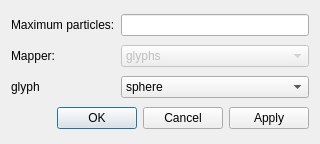
<?xml version="1.0" encoding="UTF-8"?>
<ui version="4.0">
 <class>Dialog</class>
 <widget class="QDialog" name="Dialog">
  <property name="geometry">
   <rect>
    <x>0</x>
    <y>0</y>
    <width>320</width>
    <height>144</height>
   </rect>
  </property>
  <property name="windowTitle">
   <string>Dialog</string>
  </property>
  <layout class="QGridLayout" name="gridLayout">
   <item row="3" column="0" colspan="2">
    <widget class="QDialogButtonBox" name="buttonBox">
     <property name="orientation">
      <enum>Qt::Horizontal</enum>
     </property>
     <property name="standardButtons">
      <set>QDialogButtonBox::Apply|QDialogButtonBox::Cancel|QDialogButtonBox::Ok</set>
     </property>
    </widget>
   </item>
   <item row="1" column="0">
    <widget class="QLabel" name="label_2">
     <property name="text">
      <string>Mapper:</string>
     </property>
    </widget>
   </item>
   <item row="1" column="1">
    <widget class="QComboBox" name="combobox_mapper">
     <property name="enabled">
      <bool>false</bool>
     </property>
     <item>
      <property name="text">
       <string>glyphs</string>
      </property>
     </item>
     <item>
      <property name="text">
       <string>point gaussian</string>
      </property>
     </item>
    </widget>
   </item>
   <item row="0" column="0">
    <widget class="QLabel" name="label">
     <property name="text">
      <string>Maximum particles:</string>
     </property>
    </widget>
   </item>
   <item row="0" column="1">
    <widget class="LineEdit" name="lineedit_maximum_particles"/>
   </item>
   <item row="2" column="0">
    <widget class="QLabel" name="label_3">
     <property name="text">
      <string>glyph</string>
     </property>
    </widget>
   </item>
   <item row="2" column="1">
    <widget class="QComboBox" name="combobox_glyph">
     <item>
      <property name="text">
       <string>sphere</string>
      </property>
     </item>
     <item>
      <property name="text">
       <string>cone</string>
      </property>
     </item>
     <item>
      <property name="text">
       <string>cube</string>
      </property>
     </item>
     <item>
      <property name="text">
       <string>cylinder</string>
      </property>
     </item>
    </widget>
   </item>
  </layout>
 </widget>
 <customwidgets>
  <customwidget>
   <class>LineEdit</class>
   <extends>QLineEdit</extends>
   <header>mfixgui.widgets.base</header>
  </customwidget>
 </customwidgets>
 <resources/>
 <connections>
  <connection>
   <sender>buttonBox</sender>
   <signal>accepted()</signal>
   <receiver>Dialog</receiver>
   <slot>accept()</slot>
   <hints>
    <hint type="sourcelabel">
     <x>248</x>
     <y>254</y>
    </hint>
    <hint type="destinationlabel">
     <x>157</x>
     <y>274</y>
    </hint>
   </hints>
  </connection>
  <connection>
   <sender>buttonBox</sender>
   <signal>rejected()</signal>
   <receiver>Dialog</receiver>
   <slot>reject()</slot>
   <hints>
    <hint type="sourcelabel">
     <x>316</x>
     <y>260</y>
    </hint>
    <hint type="destinationlabel">
     <x>286</x>
     <y>274</y>
    </hint>
   </hints>
  </connection>
 </connections>
</ui>
